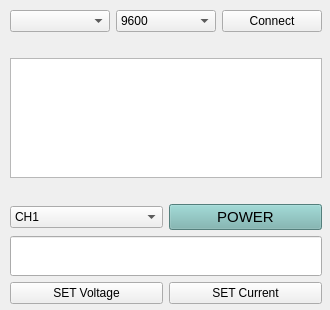
<?xml version="1.0" encoding="UTF-8"?>
<ui version="4.0">
 <class>MainWindow</class>
 <widget class="QMainWindow" name="MainWindow">
  <property name="geometry">
   <rect>
    <x>0</x>
    <y>0</y>
    <width>330</width>
    <height>310</height>
   </rect>
  </property>
  <property name="sizePolicy">
   <sizepolicy hsizetype="Ignored" vsizetype="Ignored">
    <horstretch>0</horstretch>
    <verstretch>0</verstretch>
   </sizepolicy>
  </property>
  <property name="minimumSize">
   <size>
    <width>330</width>
    <height>310</height>
   </size>
  </property>
  <property name="maximumSize">
   <size>
    <width>330</width>
    <height>310</height>
   </size>
  </property>
  <property name="windowTitle">
   <string>PPS 3210 UI</string>
  </property>
  <widget class="QWidget" name="centralwidget">
   <widget class="QWidget" name="widget" native="true">
    <property name="geometry">
     <rect>
      <x>10</x>
      <y>10</y>
      <width>312</width>
      <height>294</height>
     </rect>
    </property>
    <layout class="QVBoxLayout" name="verticalLayout">
     <property name="leftMargin">
      <number>0</number>
     </property>
     <property name="topMargin">
      <number>0</number>
     </property>
     <property name="rightMargin">
      <number>0</number>
     </property>
     <property name="bottomMargin">
      <number>0</number>
     </property>
     <item>
      <widget class="QWidget" name="widget_2" native="true">
       <layout class="QHBoxLayout" name="horizontalLayout">
        <property name="leftMargin">
         <number>0</number>
        </property>
        <property name="topMargin">
         <number>0</number>
        </property>
        <property name="rightMargin">
         <number>0</number>
        </property>
        <property name="bottomMargin">
         <number>0</number>
        </property>
        <item>
         <widget class="QComboBox" name="comboBox_2"/>
        </item>
        <item>
         <widget class="QComboBox" name="comboBox_3">
          <item>
           <property name="text">
            <string>9600</string>
           </property>
          </item>
         </widget>
        </item>
        <item>
         <widget class="QPushButton" name="pushButton_4">
          <property name="text">
           <string>Connect</string>
          </property>
         </widget>
        </item>
       </layout>
      </widget>
     </item>
     <item>
      <widget class="QWidget" name="widget_3" native="true">
       <layout class="QHBoxLayout" name="horizontalLayout_6">
        <property name="leftMargin">
         <number>0</number>
        </property>
        <property name="topMargin">
         <number>0</number>
        </property>
        <property name="rightMargin">
         <number>0</number>
        </property>
        <property name="bottomMargin">
         <number>0</number>
        </property>
        <item>
         <widget class="QTextEdit" name="textEdit">
          <property name="minimumSize">
           <size>
            <width>0</width>
            <height>120</height>
           </size>
          </property>
          <property name="maximumSize">
           <size>
            <width>16777215</width>
            <height>120</height>
           </size>
          </property>
          <property name="font">
           <font>
            <family>Helvetica</family>
            <pointsize>14</pointsize>
            <weight>75</weight>
            <bold>true</bold>
           </font>
          </property>
         </widget>
        </item>
       </layout>
      </widget>
     </item>
     <item>
      <widget class="QWidget" name="widget_4" native="true">
       <layout class="QHBoxLayout" name="horizontalLayout_3">
        <property name="leftMargin">
         <number>0</number>
        </property>
        <property name="topMargin">
         <number>0</number>
        </property>
        <property name="rightMargin">
         <number>0</number>
        </property>
        <property name="bottomMargin">
         <number>0</number>
        </property>
        <item>
         <widget class="QComboBox" name="comboBox">
          <item>
           <property name="text">
            <string>CH1</string>
           </property>
          </item>
          <item>
           <property name="text">
            <string>CH2</string>
           </property>
          </item>
          <item>
           <property name="text">
            <string>CH3</string>
           </property>
          </item>
         </widget>
        </item>
        <item>
         <widget class="QPushButton" name="pushButton">
          <property name="font">
           <font>
            <family>Helvetica</family>
            <pointsize>11</pointsize>
           </font>
          </property>
          <property name="styleSheet">
           <string notr="true">background-color: #75b2ae;</string>
          </property>
          <property name="text">
           <string>POWER</string>
          </property>
          <property name="checkable">
           <bool>true</bool>
          </property>
          <property name="checked">
           <bool>false</bool>
          </property>
         </widget>
        </item>
       </layout>
      </widget>
     </item>
     <item>
      <widget class="QWidget" name="widget_5" native="true">
       <layout class="QHBoxLayout" name="horizontalLayout_5">
        <property name="leftMargin">
         <number>0</number>
        </property>
        <property name="topMargin">
         <number>0</number>
        </property>
        <property name="rightMargin">
         <number>0</number>
        </property>
        <property name="bottomMargin">
         <number>0</number>
        </property>
        <item>
         <widget class="QLineEdit" name="lineEdit">
          <property name="minimumSize">
           <size>
            <width>0</width>
            <height>40</height>
           </size>
          </property>
          <property name="font">
           <font>
            <family>Helvetica</family>
            <pointsize>15</pointsize>
            <weight>75</weight>
            <bold>true</bold>
           </font>
          </property>
          <property name="alignment">
           <set>Qt::AlignRight|Qt::AlignTrailing|Qt::AlignVCenter</set>
          </property>
         </widget>
        </item>
       </layout>
      </widget>
     </item>
     <item>
      <widget class="QWidget" name="widget_6" native="true">
       <layout class="QHBoxLayout" name="horizontalLayout_4">
        <property name="leftMargin">
         <number>0</number>
        </property>
        <property name="topMargin">
         <number>0</number>
        </property>
        <property name="rightMargin">
         <number>0</number>
        </property>
        <property name="bottomMargin">
         <number>0</number>
        </property>
        <item>
         <widget class="QPushButton" name="pushButton_2">
          <property name="text">
           <string>SET Voltage</string>
          </property>
         </widget>
        </item>
        <item>
         <widget class="QPushButton" name="pushButton_3">
          <property name="text">
           <string>SET Current</string>
          </property>
          <property name="checkable">
           <bool>false</bool>
          </property>
         </widget>
        </item>
       </layout>
      </widget>
     </item>
    </layout>
   </widget>
  </widget>
 </widget>
 <resources/>
 <connections/>
</ui>
